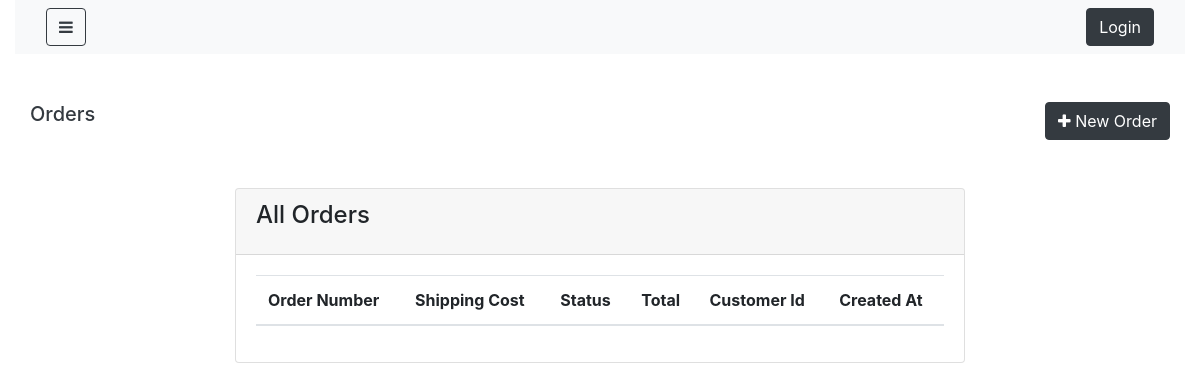
Page /orders on the earlier database version.
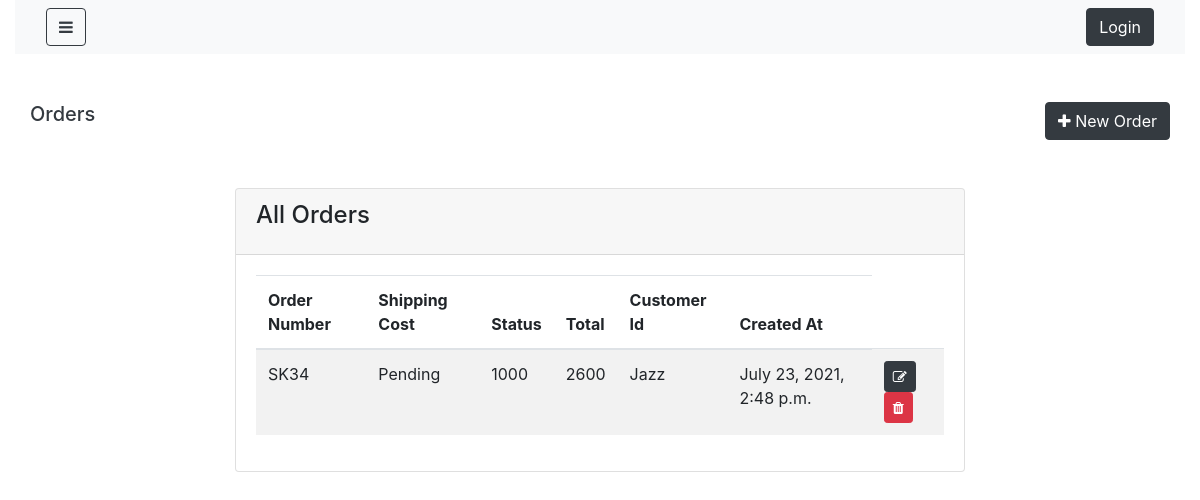
Same page on the later database version.
### shop/models.py (models this page shows, shortened)
class Order(models.Model):
    order_number= models.CharField(max_length=100,null=False, blank=False)
    shipping_cost= models.IntegerField(null=True, blank=True)
    status= models.CharField(max_length=300, null=False, blank=False, default="Pending")
    total= models.IntegerField(null=False, blank=False)
    customer_id= models.ForeignKey('Customer', on_delete= models.CASCADE, null=False, blank=False)
    created_at=models.DateTimeField(auto_now_add=True)
    updated_at=models.DateTimeField(auto_now=True)

class Customer(models.Model):
    name=models.CharField(max_length=300, null=False, blank=False)
    email=models.EmailField(max_length=300, null=False, blank=False)
    password=models.CharField(max_length=300, null=False, blank=True)
    phone_number=models.IntegerField(null=True, blank=True)
    created_at=models.DateTimeField(auto_now_add=True)
    updated_at=models.DateTimeField(auto_now=True)
    def __str__(self):
        return self.name

### shop/views.py (the view)
# urls.py: path('orders',OrderList.as_view(), name='order_list'),
class OrderList(ListView):
    login_required=True
    model=Order
    fields=['order_number', 'shipping_cost', 'status', 'total', 'customer_id']
    template_name= 'shop/admin/order_list.html'

### shop/templates/shop/admin/order_list.html
{% extends 'shop/admin/layouts/admin_master.html' %}
{% block content %}
<div class="container">
    <div class="row my-5">
        <h5 class="text-dark">Orders</h5>
        <a class="btn btn-dark ml-auto" href="{% url 'order_form' %}">
            <i class="fa fa-plus" aria-hidden="true"></i>   New Order
        </a>
    </div>
    <div class="row justify-content-center my-5">
        <div class="col-lg-8">
            <div class="card">
                <div class="card-header">
                    <h4 class="card-title">All Orders</h4>
                </div>
                <div class="card-body">
                    <table class="table table-striped table-hover">
                        <thead>
                            <tr>
                                <th>Order Number</th>
                                <th>Shipping Cost</th>
                                <th>Status</th>
                                <th>Total</th>
                                <th>Customer Id</th>
                                <th>Created At</th>
                            </tr>
                        </thead>
                        <tbody>
                            {% for object in object_list %}
                                <tr>
                                    <td>{{object.order_number}}</td>
                                    <td>{{object.status}}</td>
                                    <td>{{object.shipping_cost}}</td>
                                    <td>{{object.total}}</td>
                                    <td>{{object.customer_id}}</td>
                                    <td>{{object.created_at}}</td>
                                    <td>
                                        <a href="{% url 'order_update' object.id %}" class="btn btn-dark btn-sm">
                                            <i class="fa fa-edit"></i>
                                        </a>
                                        <a href="{% url 'order_delete' object.id %}" class="btn btn-danger btn-sm">
                                            <i class="fa fa-trash"></i>
                                        </a>
                                    </td>
                                </tr>
                            {% endfor %}
                        </tbody>
                    </table>
                </div>
            </div>
        </div>
    </div>
</div>
{% endblock content %}

Differences in the rows shown:
added Order: order_number "SK34", status "Pending", shipping_cost "1000", total "2600", customer_id "Jazz", created_at "July 23, 2021, 2:48 p.m."
